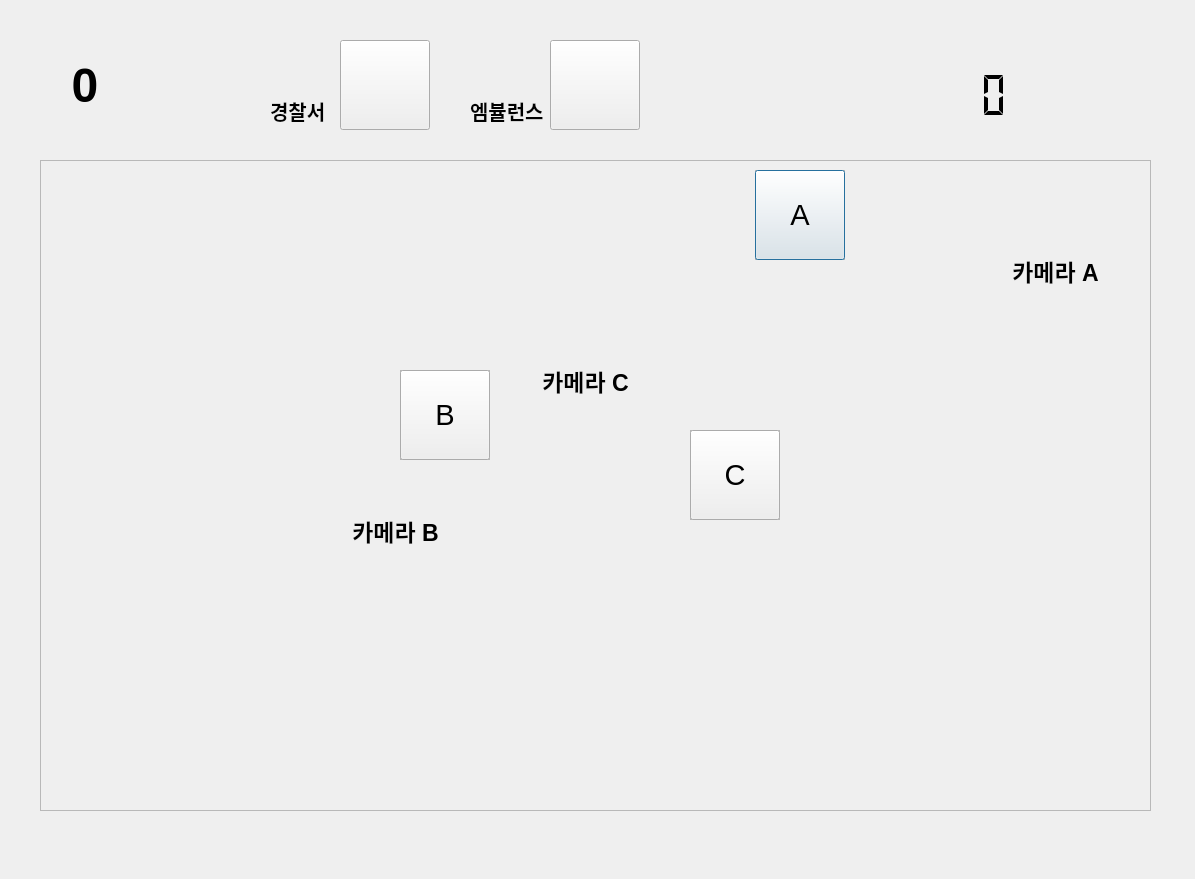
<?xml version="1.0" encoding="UTF-8"?>
<ui version="4.0">
 <class>Dialog</class>
 <widget class="QDialog" name="Dialog">
  <property name="geometry">
   <rect>
    <x>0</x>
    <y>0</y>
    <width>1195</width>
    <height>879</height>
   </rect>
  </property>
  <property name="windowTitle">
   <string>Dialog</string>
  </property>
  <property name="autoFillBackground">
   <bool>true</bool>
  </property>
  <property name="styleSheet">
   <string notr="true"/>
  </property>
  <widget class="QLabel" name="label">
   <property name="geometry">
    <rect>
     <x>40</x>
     <y>160</y>
     <width>1111</width>
     <height>651</height>
    </rect>
   </property>
   <property name="autoFillBackground">
    <bool>true</bool>
   </property>
   <property name="styleSheet">
    <string notr="true"/>
   </property>
   <property name="text">
    <string/>
   </property>
   <property name="pixmap">
    <pixmap resource="resources.qrc">:/newPrefix/bus_inside_map4.png</pixmap>
   </property>
   <property name="scaledContents">
    <bool>true</bool>
   </property>
   <property name="alignment">
    <set>Qt::AlignCenter</set>
   </property>
  </widget>
  <widget class="QLabel" name="labelDate">
   <property name="geometry">
    <rect>
     <x>810</x>
     <y>20</y>
     <width>201</width>
     <height>51</height>
    </rect>
   </property>
   <property name="font">
    <font>
     <pointsize>20</pointsize>
    </font>
   </property>
   <property name="autoFillBackground">
    <bool>true</bool>
   </property>
   <property name="text">
    <string/>
   </property>
   <property name="alignment">
    <set>Qt::AlignRight|Qt::AlignTrailing|Qt::AlignVCenter</set>
   </property>
  </widget>
  <widget class="QLabel" name="labelWeather">
   <property name="geometry">
    <rect>
     <x>1020</x>
     <y>20</y>
     <width>161</width>
     <height>102</height>
    </rect>
   </property>
   <property name="font">
    <font>
     <pointsize>20</pointsize>
    </font>
   </property>
   <property name="autoFillBackground">
    <bool>true</bool>
   </property>
   <property name="text">
    <string/>
   </property>
   <property name="alignment">
    <set>Qt::AlignRight|Qt::AlignTrailing|Qt::AlignVCenter</set>
   </property>
  </widget>
  <widget class="QLCDNumber" name="lcdTimer">
   <property name="geometry">
    <rect>
     <x>810</x>
     <y>70</y>
     <width>201</width>
     <height>51</height>
    </rect>
   </property>
   <property name="font">
    <font>
     <pointsize>17</pointsize>
     <weight>75</weight>
     <bold>true</bold>
    </font>
   </property>
   <property name="layoutDirection">
    <enum>Qt::LeftToRight</enum>
   </property>
   <property name="autoFillBackground">
    <bool>false</bool>
   </property>
   <property name="frameShape">
    <enum>QFrame::NoFrame</enum>
   </property>
   <property name="frameShadow">
    <enum>QFrame::Raised</enum>
   </property>
   <property name="lineWidth">
    <number>6</number>
   </property>
   <property name="digitCount">
    <number>8</number>
   </property>
   <property name="mode">
    <enum>QLCDNumber::Dec</enum>
   </property>
   <property name="segmentStyle">
    <enum>QLCDNumber::Flat</enum>
   </property>
  </widget>
  <widget class="QFrame" name="frame">
   <property name="geometry">
    <rect>
     <x>40</x>
     <y>160</y>
     <width>1111</width>
     <height>651</height>
    </rect>
   </property>
   <property name="autoFillBackground">
    <bool>false</bool>
   </property>
   <property name="styleSheet">
    <string notr="true"/>
   </property>
   <property name="frameShape">
    <enum>QFrame::StyledPanel</enum>
   </property>
   <property name="frameShadow">
    <enum>QFrame::Raised</enum>
   </property>
   <widget class="QFrame" name="frame_cameraA">
    <property name="geometry">
     <rect>
      <x>715</x>
      <y>10</y>
      <width>90</width>
      <height>90</height>
     </rect>
    </property>
    <property name="sizePolicy">
     <sizepolicy hsizetype="Minimum" vsizetype="Fixed">
      <horstretch>0</horstretch>
      <verstretch>0</verstretch>
     </sizepolicy>
    </property>
    <property name="frameShape">
     <enum>QFrame::StyledPanel</enum>
    </property>
    <property name="frameShadow">
     <enum>QFrame::Raised</enum>
    </property>
    <widget class="QPushButton" name="btn_cameraA">
     <property name="geometry">
      <rect>
       <x>0</x>
       <y>0</y>
       <width>90</width>
       <height>90</height>
      </rect>
     </property>
     <property name="font">
      <font>
       <pointsize>22</pointsize>
      </font>
     </property>
     <property name="text">
      <string>A</string>
     </property>
    </widget>
   </widget>
   <widget class="QFrame" name="frame_cameraB">
    <property name="geometry">
     <rect>
      <x>360</x>
      <y>210</y>
      <width>90</width>
      <height>90</height>
     </rect>
    </property>
    <property name="frameShape">
     <enum>QFrame::StyledPanel</enum>
    </property>
    <property name="frameShadow">
     <enum>QFrame::Raised</enum>
    </property>
    <widget class="QPushButton" name="btn_cameraB">
     <property name="geometry">
      <rect>
       <x>0</x>
       <y>0</y>
       <width>90</width>
       <height>90</height>
      </rect>
     </property>
     <property name="font">
      <font>
       <pointsize>22</pointsize>
      </font>
     </property>
     <property name="text">
      <string>B</string>
     </property>
    </widget>
   </widget>
   <widget class="QFrame" name="frame_cameraC">
    <property name="geometry">
     <rect>
      <x>650</x>
      <y>270</y>
      <width>90</width>
      <height>90</height>
     </rect>
    </property>
    <property name="frameShape">
     <enum>QFrame::StyledPanel</enum>
    </property>
    <property name="frameShadow">
     <enum>QFrame::Raised</enum>
    </property>
    <widget class="QPushButton" name="btn_cameraC">
     <property name="geometry">
      <rect>
       <x>0</x>
       <y>0</y>
       <width>90</width>
       <height>90</height>
      </rect>
     </property>
     <property name="font">
      <font>
       <pointsize>22</pointsize>
      </font>
     </property>
     <property name="text">
      <string>C</string>
     </property>
    </widget>
   </widget>
   <widget class="QLabel" name="labelCameraB">
    <property name="geometry">
     <rect>
      <x>310</x>
      <y>350</y>
      <width>91</width>
      <height>41</height>
     </rect>
    </property>
    <property name="font">
     <font>
      <pointsize>17</pointsize>
      <weight>75</weight>
      <bold>true</bold>
     </font>
    </property>
    <property name="layoutDirection">
     <enum>Qt::LeftToRight</enum>
    </property>
    <property name="text">
     <string>카메라 B</string>
    </property>
    <property name="alignment">
     <set>Qt::AlignCenter</set>
    </property>
   </widget>
   <widget class="QLabel" name="labelCameraC">
    <property name="geometry">
     <rect>
      <x>500</x>
      <y>200</y>
      <width>91</width>
      <height>41</height>
     </rect>
    </property>
    <property name="font">
     <font>
      <pointsize>17</pointsize>
      <weight>75</weight>
      <bold>true</bold>
     </font>
    </property>
    <property name="layoutDirection">
     <enum>Qt::LeftToRight</enum>
    </property>
    <property name="text">
     <string>카메라 C</string>
    </property>
    <property name="alignment">
     <set>Qt::AlignCenter</set>
    </property>
   </widget>
   <widget class="QLabel" name="labelCameraA">
    <property name="geometry">
     <rect>
      <x>970</x>
      <y>90</y>
      <width>91</width>
      <height>41</height>
     </rect>
    </property>
    <property name="font">
     <font>
      <pointsize>17</pointsize>
      <weight>75</weight>
      <bold>true</bold>
     </font>
    </property>
    <property name="layoutDirection">
     <enum>Qt::LeftToRight</enum>
    </property>
    <property name="text">
     <string>카메라 A</string>
    </property>
    <property name="alignment">
     <set>Qt::AlignCenter</set>
    </property>
   </widget>
   <zorder>frame_cameraA</zorder>
   <zorder>frame_cameraB</zorder>
   <zorder>frame_cameraC</zorder>
   <zorder>labelCameraA</zorder>
   <zorder>labelCameraC</zorder>
   <zorder>labelCameraB</zorder>
  </widget>
  <widget class="QPushButton" name="btn_police">
   <property name="geometry">
    <rect>
     <x>340</x>
     <y>40</y>
     <width>90</width>
     <height>90</height>
    </rect>
   </property>
   <property name="autoFillBackground">
    <bool>false</bool>
   </property>
   <property name="styleSheet">
    <string notr="true">background-image: url(:/newPrefix/police.png);
    </string>
   </property>
   <property name="text">
    <string/>
   </property>
   <property name="autoRepeat">
    <bool>false</bool>
   </property>
  </widget>
  <widget class="QPushButton" name="btn_ambulance">
   <property name="geometry">
    <rect>
     <x>550</x>
     <y>40</y>
     <width>90</width>
     <height>90</height>
    </rect>
   </property>
   <property name="autoFillBackground">
    <bool>false</bool>
   </property>
   <property name="styleSheet">
    <string notr="true">background-image: url(:/newPrefix/ambulance.png);
    </string>
   </property>
   <property name="text">
    <string/>
   </property>
   <property name="autoRepeat">
    <bool>false</bool>
   </property>
  </widget>
  <widget class="QLabel" name="labelPolice">
   <property name="geometry">
    <rect>
     <x>270</x>
     <y>90</y>
     <width>61</width>
     <height>41</height>
    </rect>
   </property>
   <property name="font">
    <font>
     <pointsize>15</pointsize>
     <weight>75</weight>
     <bold>true</bold>
    </font>
   </property>
   <property name="text">
    <string>경찰서</string>
   </property>
  </widget>
  <widget class="QLabel" name="labelAmbulance">
   <property name="geometry">
    <rect>
     <x>470</x>
     <y>90</y>
     <width>81</width>
     <height>41</height>
    </rect>
   </property>
   <property name="font">
    <font>
     <pointsize>15</pointsize>
     <weight>75</weight>
     <bold>true</bold>
    </font>
   </property>
   <property name="text">
    <string>엠뷸런스</string>
   </property>
  </widget>
  <widget class="QLabel" name="labelEmoji">
   <property name="geometry">
    <rect>
     <x>130</x>
     <y>40</y>
     <width>90</width>
     <height>90</height>
    </rect>
   </property>
   <property name="autoFillBackground">
    <bool>false</bool>
   </property>
   <property name="styleSheet">
    <string notr="true">background-image: url(:/newPrefix/good.png);</string>
   </property>
   <property name="text">
    <string/>
   </property>
   <property name="scaledContents">
    <bool>true</bool>
   </property>
  </widget>
  <widget class="QLabel" name="labelCount">
   <property name="geometry">
    <rect>
     <x>40</x>
     <y>40</y>
     <width>90</width>
     <height>90</height>
    </rect>
   </property>
   <property name="font">
    <font>
     <pointsize>36</pointsize>
     <weight>75</weight>
     <bold>true</bold>
    </font>
   </property>
   <property name="text">
    <string>0</string>
   </property>
   <property name="alignment">
    <set>Qt::AlignCenter</set>
   </property>
  </widget>
 </widget>
 <resources>
  <include location="resources.qrc"/>
 </resources>
 <connections/>
</ui>
